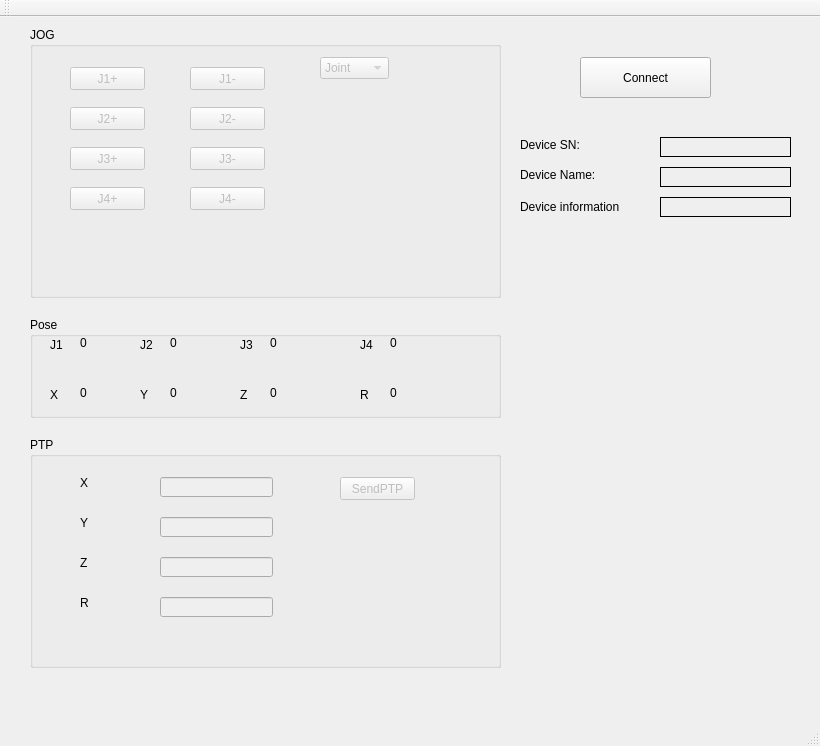
<?xml version="1.0" encoding="UTF-8"?>
<ui version="4.0">
 <class>MainWindow</class>
 <widget class="QMainWindow" name="MainWindow">
  <property name="geometry">
   <rect>
    <x>0</x>
    <y>0</y>
    <width>820</width>
    <height>746</height>
   </rect>
  </property>
  <property name="windowTitle">
   <string>MainWindow</string>
  </property>
  <widget class="QWidget" name="centralWidget">
   <widget class="QGroupBox" name="groupBox">
    <property name="geometry">
     <rect>
      <x>30</x>
      <y>10</y>
      <width>471</width>
      <height>271</height>
     </rect>
    </property>
    <property name="title">
     <string>JOG</string>
    </property>
    <widget class="QPushButton" name="baseAngleAddBtn">
     <property name="enabled">
      <bool>false</bool>
     </property>
     <property name="geometry">
      <rect>
       <x>40</x>
       <y>40</y>
       <width>75</width>
       <height>23</height>
      </rect>
     </property>
     <property name="text">
      <string>J1+</string>
     </property>
    </widget>
    <widget class="QPushButton" name="baseAngleSubBtn">
     <property name="enabled">
      <bool>false</bool>
     </property>
     <property name="geometry">
      <rect>
       <x>160</x>
       <y>40</y>
       <width>75</width>
       <height>23</height>
      </rect>
     </property>
     <property name="text">
      <string>J1-</string>
     </property>
    </widget>
    <widget class="QPushButton" name="longArmAddBtn">
     <property name="enabled">
      <bool>false</bool>
     </property>
     <property name="geometry">
      <rect>
       <x>40</x>
       <y>80</y>
       <width>75</width>
       <height>23</height>
      </rect>
     </property>
     <property name="text">
      <string>J2+</string>
     </property>
    </widget>
    <widget class="QPushButton" name="longArmSubBtn">
     <property name="enabled">
      <bool>false</bool>
     </property>
     <property name="geometry">
      <rect>
       <x>160</x>
       <y>80</y>
       <width>75</width>
       <height>23</height>
      </rect>
     </property>
     <property name="text">
      <string>J2-</string>
     </property>
    </widget>
    <widget class="QPushButton" name="shortArmAddBtn">
     <property name="enabled">
      <bool>false</bool>
     </property>
     <property name="geometry">
      <rect>
       <x>40</x>
       <y>120</y>
       <width>75</width>
       <height>23</height>
      </rect>
     </property>
     <property name="text">
      <string>J3+</string>
     </property>
    </widget>
    <widget class="QPushButton" name="shortArmSubBtn">
     <property name="enabled">
      <bool>false</bool>
     </property>
     <property name="geometry">
      <rect>
       <x>160</x>
       <y>120</y>
       <width>75</width>
       <height>23</height>
      </rect>
     </property>
     <property name="text">
      <string>J3-</string>
     </property>
    </widget>
    <widget class="QPushButton" name="rHeadAddBtn">
     <property name="enabled">
      <bool>false</bool>
     </property>
     <property name="geometry">
      <rect>
       <x>40</x>
       <y>160</y>
       <width>75</width>
       <height>23</height>
      </rect>
     </property>
     <property name="text">
      <string>J4+</string>
     </property>
    </widget>
    <widget class="QPushButton" name="rHeadSubBtn">
     <property name="enabled">
      <bool>false</bool>
     </property>
     <property name="geometry">
      <rect>
       <x>160</x>
       <y>160</y>
       <width>75</width>
       <height>23</height>
      </rect>
     </property>
     <property name="text">
      <string>J4-</string>
     </property>
    </widget>
    <widget class="QComboBox" name="teachMode">
     <property name="enabled">
      <bool>false</bool>
     </property>
     <property name="geometry">
      <rect>
       <x>290</x>
       <y>30</y>
       <width>69</width>
       <height>22</height>
      </rect>
     </property>
     <item>
      <property name="text">
       <string>Joint</string>
      </property>
     </item>
     <item>
      <property name="text">
       <string>Axis</string>
      </property>
     </item>
    </widget>
   </widget>
   <widget class="QGroupBox" name="groupBox_2">
    <property name="geometry">
     <rect>
      <x>30</x>
      <y>300</y>
      <width>471</width>
      <height>101</height>
     </rect>
    </property>
    <property name="title">
     <string>Pose</string>
    </property>
    <widget class="QLabel" name="label">
     <property name="geometry">
      <rect>
       <x>20</x>
       <y>20</y>
       <width>21</width>
       <height>16</height>
      </rect>
     </property>
     <property name="text">
      <string>J1</string>
     </property>
    </widget>
    <widget class="QLabel" name="label_2">
     <property name="geometry">
      <rect>
       <x>20</x>
       <y>70</y>
       <width>16</width>
       <height>16</height>
      </rect>
     </property>
     <property name="text">
      <string>X</string>
     </property>
    </widget>
    <widget class="QLabel" name="label_3">
     <property name="geometry">
      <rect>
       <x>110</x>
       <y>20</y>
       <width>16</width>
       <height>16</height>
      </rect>
     </property>
     <property name="text">
      <string>J2</string>
     </property>
    </widget>
    <widget class="QLabel" name="label_4">
     <property name="geometry">
      <rect>
       <x>210</x>
       <y>20</y>
       <width>16</width>
       <height>16</height>
      </rect>
     </property>
     <property name="text">
      <string>J3</string>
     </property>
    </widget>
    <widget class="QLabel" name="label_5">
     <property name="geometry">
      <rect>
       <x>330</x>
       <y>20</y>
       <width>16</width>
       <height>16</height>
      </rect>
     </property>
     <property name="text">
      <string>J4</string>
     </property>
    </widget>
    <widget class="QLabel" name="label_6">
     <property name="geometry">
      <rect>
       <x>110</x>
       <y>70</y>
       <width>16</width>
       <height>16</height>
      </rect>
     </property>
     <property name="text">
      <string>Y</string>
     </property>
    </widget>
    <widget class="QLabel" name="label_7">
     <property name="geometry">
      <rect>
       <x>210</x>
       <y>70</y>
       <width>16</width>
       <height>16</height>
      </rect>
     </property>
     <property name="text">
      <string>Z</string>
     </property>
    </widget>
    <widget class="QLabel" name="label_8">
     <property name="geometry">
      <rect>
       <x>330</x>
       <y>70</y>
       <width>16</width>
       <height>16</height>
      </rect>
     </property>
     <property name="text">
      <string>R</string>
     </property>
    </widget>
    <widget class="QLabel" name="joint1Label">
     <property name="enabled">
      <bool>true</bool>
     </property>
     <property name="geometry">
      <rect>
       <x>50</x>
       <y>20</y>
       <width>54</width>
       <height>12</height>
      </rect>
     </property>
     <property name="text">
      <string>0</string>
     </property>
    </widget>
    <widget class="QLabel" name="xLabel">
     <property name="enabled">
      <bool>true</bool>
     </property>
     <property name="geometry">
      <rect>
       <x>50</x>
       <y>70</y>
       <width>54</width>
       <height>12</height>
      </rect>
     </property>
     <property name="text">
      <string>0</string>
     </property>
    </widget>
    <widget class="QLabel" name="joint2Label">
     <property name="geometry">
      <rect>
       <x>140</x>
       <y>20</y>
       <width>54</width>
       <height>12</height>
      </rect>
     </property>
     <property name="text">
      <string>0</string>
     </property>
    </widget>
    <widget class="QLabel" name="yLabel">
     <property name="geometry">
      <rect>
       <x>140</x>
       <y>70</y>
       <width>54</width>
       <height>12</height>
      </rect>
     </property>
     <property name="text">
      <string>0</string>
     </property>
    </widget>
    <widget class="QLabel" name="joint3Label">
     <property name="geometry">
      <rect>
       <x>240</x>
       <y>20</y>
       <width>54</width>
       <height>12</height>
      </rect>
     </property>
     <property name="text">
      <string>0</string>
     </property>
    </widget>
    <widget class="QLabel" name="zLabel">
     <property name="geometry">
      <rect>
       <x>240</x>
       <y>70</y>
       <width>54</width>
       <height>12</height>
      </rect>
     </property>
     <property name="text">
      <string>0</string>
     </property>
    </widget>
    <widget class="QLabel" name="rLabel">
     <property name="geometry">
      <rect>
       <x>360</x>
       <y>70</y>
       <width>54</width>
       <height>12</height>
      </rect>
     </property>
     <property name="text">
      <string>0</string>
     </property>
    </widget>
    <widget class="QLabel" name="joint4Label">
     <property name="geometry">
      <rect>
       <x>360</x>
       <y>20</y>
       <width>54</width>
       <height>12</height>
      </rect>
     </property>
     <property name="text">
      <string>0</string>
     </property>
    </widget>
   </widget>
   <widget class="QGroupBox" name="groupBox_3">
    <property name="geometry">
     <rect>
      <x>30</x>
      <y>420</y>
      <width>471</width>
      <height>231</height>
     </rect>
    </property>
    <property name="title">
     <string>PTP</string>
    </property>
    <widget class="QLineEdit" name="xPTPEdit">
     <property name="enabled">
      <bool>false</bool>
     </property>
     <property name="geometry">
      <rect>
       <x>130</x>
       <y>40</y>
       <width>113</width>
       <height>20</height>
      </rect>
     </property>
    </widget>
    <widget class="QLineEdit" name="yPTPEdit">
     <property name="enabled">
      <bool>false</bool>
     </property>
     <property name="geometry">
      <rect>
       <x>130</x>
       <y>80</y>
       <width>113</width>
       <height>20</height>
      </rect>
     </property>
    </widget>
    <widget class="QLineEdit" name="zPTPEdit">
     <property name="enabled">
      <bool>false</bool>
     </property>
     <property name="geometry">
      <rect>
       <x>130</x>
       <y>120</y>
       <width>113</width>
       <height>20</height>
      </rect>
     </property>
    </widget>
    <widget class="QLineEdit" name="rPTPEdit">
     <property name="enabled">
      <bool>false</bool>
     </property>
     <property name="geometry">
      <rect>
       <x>130</x>
       <y>160</y>
       <width>113</width>
       <height>20</height>
      </rect>
     </property>
    </widget>
    <widget class="QLabel" name="label_17">
     <property name="geometry">
      <rect>
       <x>50</x>
       <y>40</y>
       <width>54</width>
       <height>12</height>
      </rect>
     </property>
     <property name="text">
      <string>X</string>
     </property>
    </widget>
    <widget class="QLabel" name="label_18">
     <property name="geometry">
      <rect>
       <x>50</x>
       <y>80</y>
       <width>54</width>
       <height>12</height>
      </rect>
     </property>
     <property name="text">
      <string>Y</string>
     </property>
    </widget>
    <widget class="QLabel" name="label_19">
     <property name="geometry">
      <rect>
       <x>50</x>
       <y>120</y>
       <width>54</width>
       <height>12</height>
      </rect>
     </property>
     <property name="text">
      <string>Z</string>
     </property>
    </widget>
    <widget class="QLabel" name="label_20">
     <property name="geometry">
      <rect>
       <x>50</x>
       <y>160</y>
       <width>54</width>
       <height>12</height>
      </rect>
     </property>
     <property name="text">
      <string>R</string>
     </property>
    </widget>
    <widget class="QPushButton" name="sendBtn">
     <property name="enabled">
      <bool>false</bool>
     </property>
     <property name="geometry">
      <rect>
       <x>310</x>
       <y>40</y>
       <width>75</width>
       <height>23</height>
      </rect>
     </property>
     <property name="text">
      <string>SendPTP</string>
     </property>
    </widget>
   </widget>
   <widget class="QPushButton" name="connectBtn">
    <property name="geometry">
     <rect>
      <x>580</x>
      <y>40</y>
      <width>131</width>
      <height>41</height>
     </rect>
    </property>
    <property name="text">
     <string>Connect</string>
    </property>
   </widget>
   <widget class="QLabel" name="label_9">
    <property name="geometry">
     <rect>
      <x>520</x>
      <y>120</y>
      <width>71</width>
      <height>16</height>
     </rect>
    </property>
    <property name="text">
     <string>Device SN:</string>
    </property>
   </widget>
   <widget class="QLabel" name="label_10">
    <property name="geometry">
     <rect>
      <x>520</x>
      <y>150</y>
      <width>101</width>
      <height>16</height>
     </rect>
    </property>
    <property name="text">
     <string>Device Name:</string>
    </property>
   </widget>
   <widget class="QLabel" name="label_11">
    <property name="geometry">
     <rect>
      <x>520</x>
      <y>180</y>
      <width>141</width>
      <height>20</height>
     </rect>
    </property>
    <property name="text">
     <string>Device information</string>
    </property>
   </widget>
   <widget class="QLabel" name="deviceSNLabel">
    <property name="geometry">
     <rect>
      <x>660</x>
      <y>120</y>
      <width>131</width>
      <height>20</height>
     </rect>
    </property>
    <property name="frameShape">
     <enum>QFrame::Panel</enum>
    </property>
    <property name="text">
     <string/>
    </property>
   </widget>
   <widget class="QLabel" name="DeviceNameLabel">
    <property name="geometry">
     <rect>
      <x>660</x>
      <y>150</y>
      <width>131</width>
      <height>20</height>
     </rect>
    </property>
    <property name="frameShape">
     <enum>QFrame::Panel</enum>
    </property>
    <property name="text">
     <string/>
    </property>
    <property name="textFormat">
     <enum>Qt::AutoText</enum>
    </property>
   </widget>
   <widget class="QLabel" name="DeviceInfoLabel">
    <property name="geometry">
     <rect>
      <x>660</x>
      <y>180</y>
      <width>131</width>
      <height>20</height>
     </rect>
    </property>
    <property name="frameShape">
     <enum>QFrame::Panel</enum>
    </property>
    <property name="frameShadow">
     <enum>QFrame::Plain</enum>
    </property>
    <property name="text">
     <string/>
    </property>
   </widget>
  </widget>
  <widget class="QMenuBar" name="menuBar">
   <property name="geometry">
    <rect>
     <x>0</x>
     <y>0</y>
     <width>820</width>
     <height>22</height>
    </rect>
   </property>
  </widget>
  <widget class="QToolBar" name="mainToolBar">
   <attribute name="toolBarArea">
    <enum>TopToolBarArea</enum>
   </attribute>
   <attribute name="toolBarBreak">
    <bool>false</bool>
   </attribute>
  </widget>
  <widget class="QStatusBar" name="statusBar"/>
 </widget>
 <layoutdefault spacing="6" margin="11"/>
 <resources/>
 <connections/>
</ui>
